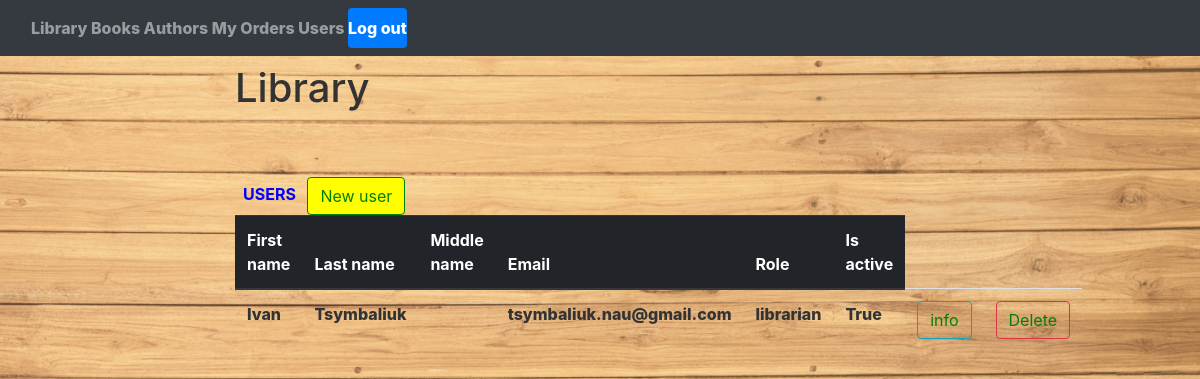
The app's page /user/ (signed in), older data.
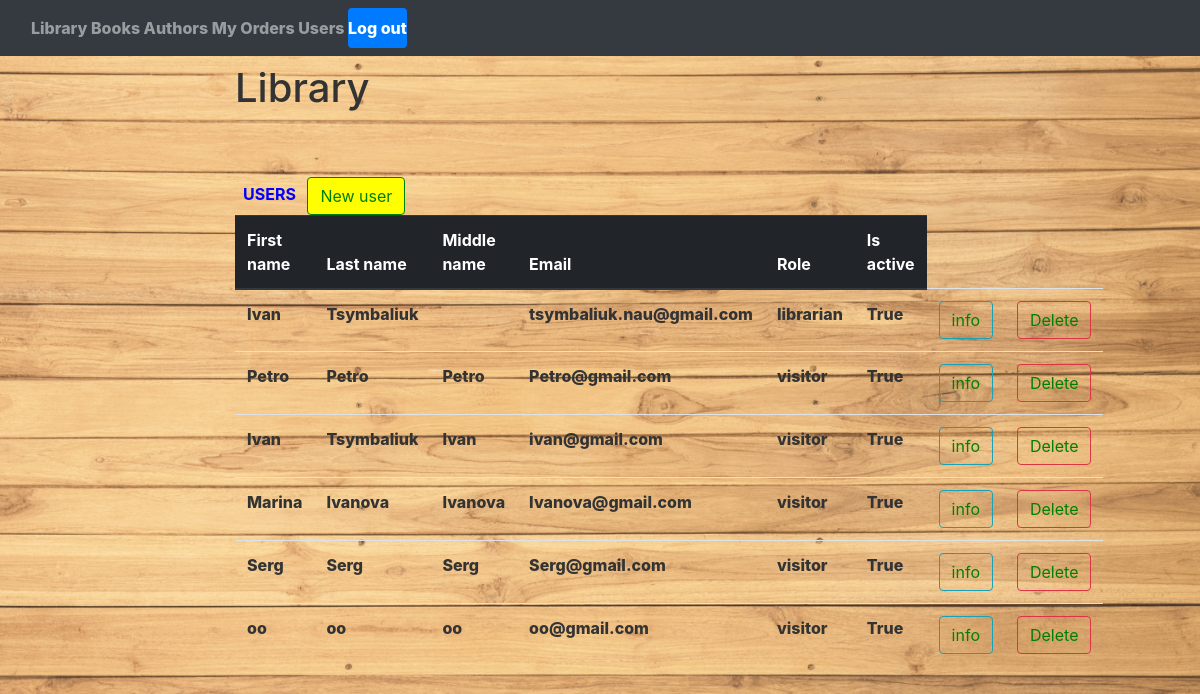
The same page, newer data.
### authentication/models.py (models this page shows, shortened)
class CustomUser(AbstractBaseUser, PermissionsMixin):
    first_name = models.CharField(max_length=20, blank=True)
    last_name = models.CharField(max_length=20, blank=True)
    middle_name = models.CharField(max_length=20, blank=True)
    email = models.CharField(max_length=100, unique=True, blank=True)
    password = models.CharField(blank=True, max_length=255)
    created_at = models.DateTimeField(editable=False, auto_now=datetime.datetime.now())
    updated_at = models.DateTimeField(auto_now=datetime.datetime.now())
    role = models.IntegerField(choices=ROLE_CHOICES, default=0)
    is_active = models.BooleanField(blank=True, default=True)
    is_staff = models.BooleanField(blank=True, default=False)
    is_superuser = models.BooleanField(blank=True, default=False)
    id = models.AutoField(primary_key=True)
    USERNAME_FIELD = 'email'
    objects = CustomUserManager()
    @staticmethod
    def get_by_email(email):
        custom_user = CustomUser.objects.filter(email=email).first()
        return custom_user if custom_user else None
    @staticmethod
    def get_all():
        return CustomUser.objects.all()
    def get_role_name(self):
        return ROLE_CHOICES[self.role][1]

### authentication/views.py (the view)
# urls.py: path("", views.get_all, name="get_users"),
@ratelimit(key='ip', rate='5/m', block=True)
def get_all(request):
    if not request.user.is_authenticated:
        messages.info(request, "Log in first!")
        return redirect("login")
    if not CustomUser.get_by_email(request.user.email).role == 1:
        messages.info(request, "You don`t have permission!")
        return redirect("home")
    return render(request, "get_users.html", {"users": CustomUser.get_all()})

### templates/get_users.html
{% extends "base.html" %} }
{% load static %}
{% block content %}
<h2 class = "user-heading"> <center>Users</center></h2>
    <a class="btn btn-outline-success user-button"  href="{% url 'register'%}">New user</a>
    <table class="table user-table">
        <thead class="thead-dark">
        <tr>
            <th scope="col">First name</th>
            <th scope="col">Last name</th>
            <th scope="col">Middle name</th>
            <th scope="col">Email</th>
            <th scope="col">Role</th>
            <th scope="col">Is active</th>
        </tr>
        </thead>
        <tbody>
        {% for element in users %}
            <tr>
                <td>{{ element.first_name }}</td>
                <td>{{ element.last_name }}</td>
                <td>{{ element.middle_name }}</td>
                <td>{{ element.email }}</td>
                <td>{{ element.get_role_name }}</td>
                <td>{{ element.is_active }}</td>
                <td>
                    <a class="btn btn-outline-info user-link"  href="{% url 'user_info' element.id %}">info</a>
                </td>
                <td>
                    <a class="btn btn-outline-danger user-button"  href="{% url 'delete_user' element.id %}">Delete</a>
                </td>
            </tr>
        {% endfor %}
        </tbody>
    </table>
{% endblock content %}

### templates/base.html (shortened to what this page needs)
{% load static %}
<!doctype html>
<html lang="en">
<head>
    <link rel="stylesheet" href="https://stackpath.bootstrapcdn.com/bootstrap/4.1.3/css/bootstrap.min.css"
>
    <link rel="stylesheet" type="text/css" href="{% static 'css/style.css' %}">
    <link rel="stylesheet" type="text/css" href="{% static 'css/style.css' %}">
</head>
<body style="background-image: url('{%static 'img/pexels-fwstudio-129731.jpg'%}');">
<body>
<nav class="navbar navbar-dark bg-dark">
    <form class="form-inline">
        <div class="container">
            <div class="navbar-collapse collapse d-sm-inline-flex flex-sm-row-reverse">
                <ul class="navbar-nav flex-grow-1">
                    <li class="nav-item">
                        <a class="nav-link" href="{% url 'home' %}">Library</a>
                    </li>
                </ul>
            </div>
            <div class="navbar-collapse collapse d-sm-inline-flex flex-sm-row-reverse">
                <ul class="navbar-nav flex-grow-1">
                    <li class="nav-item">
                        <a class="nav-link" href="{% url 'books' %}">Books</a>
                    </li>
                </ul>
            </div>
            <div class="navbar-collapse collapse d-sm-inline-flex flex-sm-row-reverse">
                <ul class="navbar-nav flex-grow-1">
                    <li class="nav-item">
                        <a class="nav-link" href="{% url 'all_author' %}">Authors</a>
                    </li>
                </ul>
            </div>
            <div class="navbar-collapse collapse d-sm-inline-flex flex-sm-row-reverse">
                <ul class="navbar-nav flex-grow-1">
                    <li class="nav-item">
                        <a class="nav-link" href="{% url 'my_orders' %}">My Orders</a>
                    </li>
                </ul>
            </div>
        {% if user.role == 1 %}
            <div class="navbar-collapse collapse d-sm-inline-flex flex-sm-row-reverse">
                <ul class="navbar-nav flex-grow-1">
                    <li class="nav-item">
                        <a class="nav-link" href="{% url 'get_users' %}">Users</a>
                    </li>
                </ul>
            </div>
        {% endif %}
            {% if user.is_authenticated %}
            <div class="navbar-collapse collapse d-sm-inline-flex flex-sm-row-reverse">
                <ul class="navbar-nav flex-grow-1">
                    <li class="nav nav-pills nav-fill">
                        <a class="nav-link active"  href="{% url 'log_out' %}">Log out</a>
                    </li>
                </ul>
            </div>
            {% endif %}
        </div>
    </form>
</nav>
<main>
    <div class="container">
        <div class="row justify-content-center">
            <div class="col-8">
                <h1 class="mt-2">Library</h1>
                <hr class="mt-0 mb-4">
                {% block content %}
                {% endblock %}
            </div>
        </div>
    </div>
</main>
</body>
</html>

### static/css/style.css (style rules this page uses)
body { background-image: url('static/img/pexels-fwstudio-129731.jpg'); background-repeat: no-repeat; background-attachment: fixed; background-size: cover; color: #333; font-weight: 800; }
h2 { text-align: center; font-size: 16px; font-weight: 700; text-transform: uppercase; display:inline-block; margin: 40px 8px 10px 8px; color: #333; font-style: normal; }
h2 { text-align: center; color: blue; }
a.btn { color: green; }
.btn-outline-success { background-color: yellow; border-color: green; color: red; }
thead { background-color: #333; color: white; }

Row changes from the older to the newer data that the page shows:
added CustomUser: first_name "Petro", last_name "Petro", middle_name "Petro", email "Petro@gmail.com", get_role_name "visitor", is_active "True"
added CustomUser: first_name "Ivan", last_name "Tsymbaliuk", middle_name "Ivan", email "ivan@gmail.com", get_role_name "visitor", is_active "True"
added CustomUser: first_name "Marina", last_name "Ivanova", middle_name "Ivanova", email "Ivanova@gmail.com", get_role_name "visitor", is_active "True"
added CustomUser: first_name "Serg", last_name "Serg", middle_name "Serg", email "Serg@gmail.com", get_role_name "visitor", is_active "True"
added CustomUser: first_name "oo", last_name "oo", middle_name "oo", email "oo@gmail.com", get_role_name "visitor", is_active "True"
